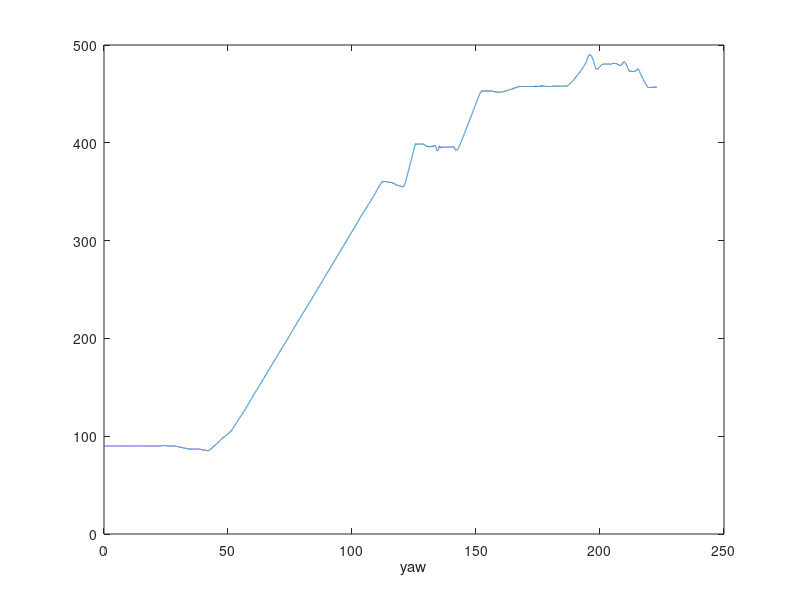
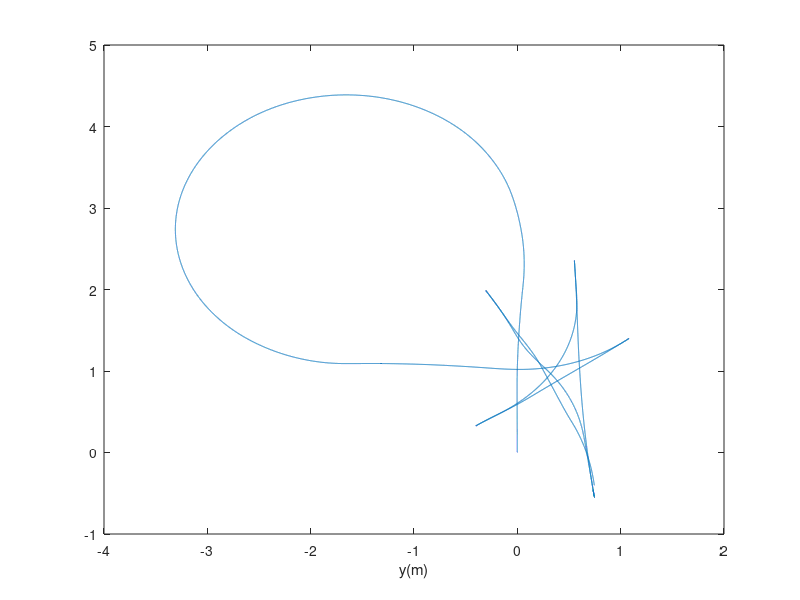
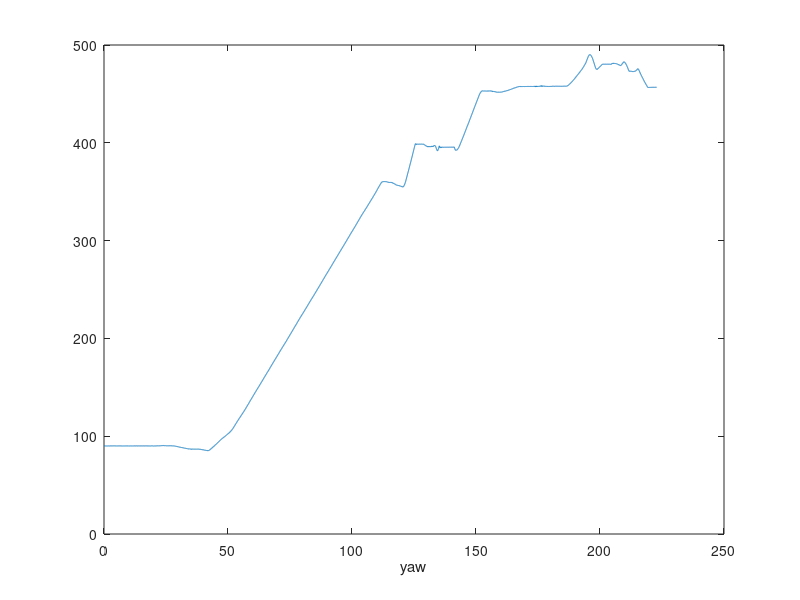
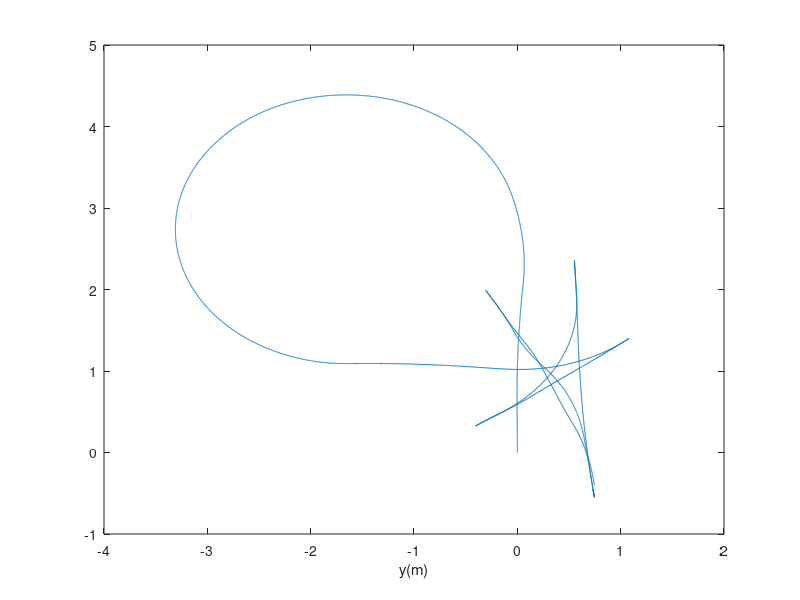

Write MATLAB code to recreate these figures, in order.
%Author: Kanadech Jirapongtanavech, Z5176970
%Program: Solution for AAS, T1.2019, Project2.partA and B


load('DataForProject02/IMU_dataC.mat');
load('DataForProject02/Speed_dataC.mat');
load('DataForProject02/Laser__2C.mat');

% remove bias
time = double(IMU.times-IMU.times(1))/10000;
Laser_time = double(dataL.times-dataL.times(1))/10000;

yaw = -IMU.DATAf(6,:); % negate w(K)

horizon0 = length(find(time<20)); %stationary for 20 secs
Bias = mean(yaw(1:horizon0)); %Bias

yawC = yaw - Bias; % w(K) corrected
L = length(yawC);

% buffer for variables
thetaK = zeros(1,L);
xK = zeros(1,L);
yK = zeros(1,L);
% setting initial conditions
thetaK(1) = pi/2;
xK(1) = 0;
yK(1) = 0;

thetaKL = zeros(1,length(Laser_time));
xKL = zeros(1,length(Laser_time));
yKL = zeros(1,length(Laser_time));
thetaKL(1) = pi/2;
xKL(1) = 0;
yKL(1) = 0;

j = 2;
for i = 2:L
    dt = time(i)-time(i-1); % find dt
    thetaK(i) = thetaK(i-1) + dt * yawC(i-1); % euler approx
    xK(i) = xK(i-1) + dt * Vel.speeds(i-1)*cos(thetaK(i));
    yK(i) = yK(i-1) + dt * Vel.speeds(i-1)*sin(thetaK(i));
    if (j <= length(Laser_time) && Laser_time(j) - time(i-1)< dt)
        dtL = Laser_time(j) - time(i-1);
        thetaKL(j) = thetaK(i-1) + dtL * yawC(i-1); % euler approx
        xKL(j) = xK(i-1) + dtL * Vel.speeds(i-1)*cos(thetaK(i));
        yKL(j) = yK(i-1) + dtL * Vel.speeds(i-1)*sin(thetaK(i));
        j = j + 1;
    end
end

% convert from radian to degree
thetaK = thetaK * 180/pi;
thetaKL = thetaKL * 180/pi;
figure(1); clf;
plot(time,thetaK);
xlabel('time');
xlabel('yaw');
figure(2);clf;
plot(xK,yK);
xlabel('time');
xlabel('y(m)');
figure(3);clf;
plot(Laser_time,thetaKL);
xlabel('time');
xlabel('yaw');
figure(4);clf;
plot(xKL,yKL);
xlabel('x(m)');
xlabel('y(m)');
figure(5);clf;
plot(time,Vel.speeds);
xlabel('time');
ylabel('speed')
figure(6);clf;
plot(time,yaw);
xlabel('time');
ylabel('yaw');